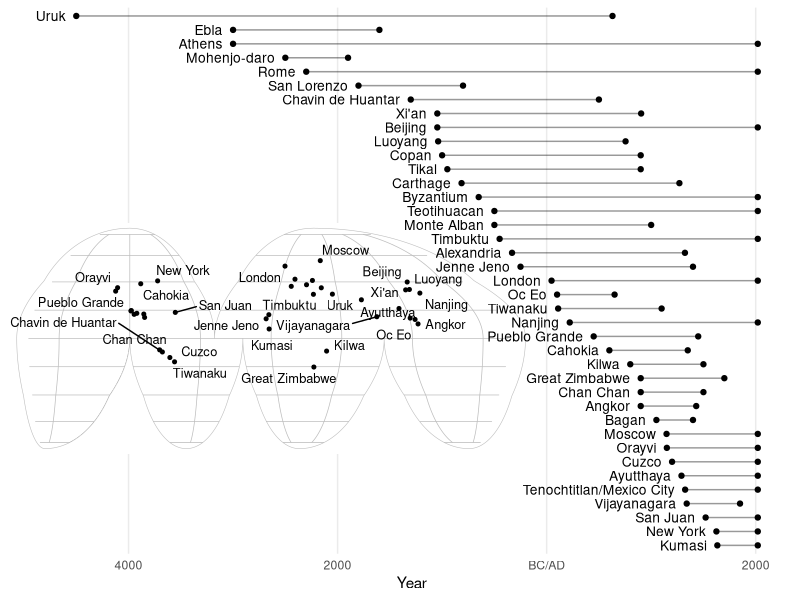
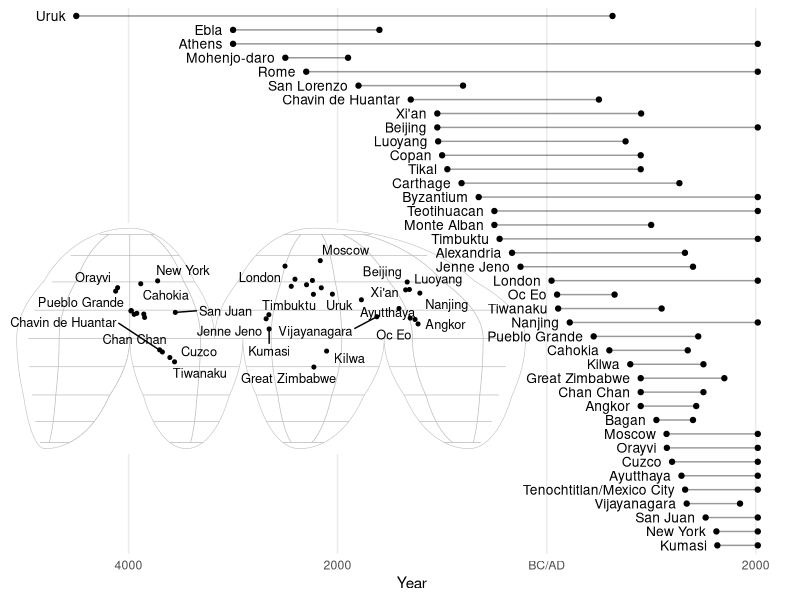
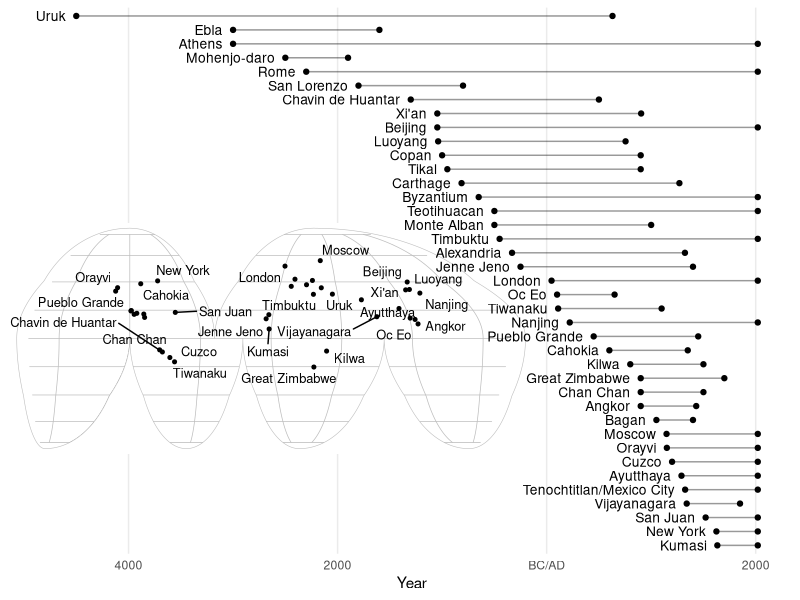

Write R code to recreate these figures, in order.
## ---- chunk 1
library(tidyverse)
library(sf)
library(rnaturalearth)
library(ggrepel)
## ---- chunk 2
sites <- read_csv('Site_LatLong.csv') %>%
  mutate(site = if_else(Site == 'Tenochitlan/Mexico City', 'Tenochtitlan/Mexico City', Site)) %>%
  mutate(site = if_else(site == 'Elba', 'Ebla', site)) %>%
  mutate(site = if_else(site == 'Ur', 'Uruk', site)) %>%
  select(-Site) %>%
  add_row(site = 'Cahokia', Lat = 38.653889, Long = -90.064444) %>%
  add_row(site = 'San Juan', Lat = 18.406389, Long = -66.063889) %>%
  st_as_sf(coords = c("Long", "Lat"), crs = "+proj=longlat +ellps=WGS84 +datum=WGS84 +no_defs") %>%
  filter(site != 'Pueblo Bonito')%>%
  mutate(site = if_else(str_detect(site, 'Timbukt'), 'Timbuktu', site)) %>%
  # remove extra sites
  filter(!(site %in% c('Scribe S', 'Sand Canyon Pueblo', 'Cuexcomate', 'Hawwiku', 'Walatowa', 'Byblos', 'Megiddo', 'Anyang', 'Xochicalco', 'Pueblo Bonito', 'Honey Bee Village', 'Calixtlahuaca', 'Tayasal', 'Santa Rita','Caracol')))
## ---- chunk 3
world_map <- ne_download(scale = 'small', type = 'land', category = 'physical', returnclass = 'sf')

crs_goode <- "+proj=igh"

lats <- c(
  90:-90, # right side down
  -90:0, 0:-90, # third cut bottom
  -90:0, 0:-90, # second cut bottom
  -90:0, 0:-90, # first cut bottom
  -90:90, # left side up
  90:0, 0:90, # cut top
  90 # close
)
longs <- c(
  rep(180, 181), # right side down
  rep(c(80.01, 79.99), each = 91), # third cut bottom
  rep(c(-19.99, -20.01), each = 91), # second cut bottom
  rep(c(-99.99, -100.01), each = 91), # first cut bottom
  rep(-180, 181), # left side up
  rep(c(-40.01, -39.99), each = 91), # cut top
  180 # close
)
goode_outline <- 
  list(cbind(longs, lats)) %>%
  st_polygon() %>%
  st_sfc(
    crs = "+proj=longlat +ellps=WGS84 +datum=WGS84 +no_defs"
  )

goode_outline <- st_transform(goode_outline, crs = crs_goode)

# get the bounding box in transformed coordinates and expand by 10%
xlim <- st_bbox(goode_outline)[c("xmin", "xmax")]*1.1
ylim <- st_bbox(goode_outline)[c("ymin", "ymax")]*1.1

# turn into enclosing rectangle
goode_encl_rect <- 
  list(
    cbind(
      c(xlim[1], xlim[2], xlim[2], xlim[1], xlim[1]), 
      c(ylim[1], ylim[1], ylim[2], ylim[2], ylim[1])
    )
  ) %>%
  st_polygon() %>%
  st_sfc(crs = crs_goode)

# calculate the area outside the earth outline as the difference
# between the enclosing rectangle and the earth outline
goode_without <- st_difference(goode_encl_rect, goode_outline)
## ---- chunk 4
a <- ggplot(world_map) + 
  geom_sf(fill = "lightgray", color = "gray", size = 0.5/.pt) +
  geom_sf(data = goode_without, fill = "white", color = "NA") +
  geom_sf(data = goode_outline, fill = NA, color = "gray", size = 0.5/.pt) +
  geom_sf(data = sites, color='black', size = 3/.pt) +
    geom_text_repel(data = sites, aes(geometry = geometry, label = site), stat = 'sf_coordinates', size = 3.25, force = 1.5) +
  coord_sf(crs = crs_goode, xlim = 0.95*xlim, ylim = 0.95*ylim, expand = FALSE) +
  cowplot::theme_minimal_grid() +
  labs(x = '', y = '') +
  theme(
    panel.background = element_rect(fill = "white", color = "white", size = 1),
    panel.grid.major = element_line(color = "gray", size = 0.25)
  ) 
## ---- chunk 5
new_dat <- read_csv('CityDatesDraft1 - Sheet1.csv') %>%
  mutate(start = pmin(`Start Occupation`, `Start Peak`, na.rm = TRUE),
         end = pmax(`End Occupation`, `End Peak`, na.rm = TRUE),
         site = `Site/City`) %>%
  # remove extra cities
  filter(!(site %in% c('Scribe S', 'Sand Canyon Pueblo', 'Cuexcomate', 'Hawwiku', 'Walatowa', 'Byblos', 'Megiddo', 'Anyang', 'Xochicalco', 'Pueblo Bonito', 'Honey Bee Village', 'Calixtlahuaca', 'Tayasal', 'Santa Rita', 'Caracol'))) %>%
  # add data for cities not in original file
  add_row(site = 'Mohenjo-daro', start = -2500, end = -1900) %>%
  add_row(site = 'Cahokia', start = 600, end = 1350) %>% # another start date given as 1050
  add_row(site = 'Moscow', start = 1147, end = 2020) %>%
  add_row(site= 'New York', start = 1624, end = 2020) %>%
  add_row(site = 'London', start = 47, end = 2020) %>%
  add_row(site = 'San Juan', start = 1521, end = 2020) %>%
  mutate(site = if_else(str_detect(site, 'Timbukt'), 'Timbuktu', site)) %>%
  mutate(end = if_else(end == 2000, 2020, end)) %>%
  mutate(end = if_else(site == 'Tiwanaku', 1100, end),
         start = if_else(site == 'Tiwanaku', 110, start),
         end = if_else(site == 'Teotihuacan', 2020, end))
## ---- chunk 6
b <- ggplot(new_dat, aes(y = reorder(site, -start))) +

  theme_minimal() +
  labs(x = 'Year', y = '') +
    scale_x_continuous(limits = c(-4600, 2020), breaks = seq(-6000,2000, 2000), labels = c('6000', '4000', '2000', 'BC/AD', '2000')) + 
  theme(axis.text.y = element_blank(), panel.grid.major.y = element_blank(), panel.grid.minor.x = element_blank())


b + annotation_custom(ggplotGrob(a), xmin = -5500, xmax = 0, ymin = 'Kumasi', ymax = 'Copan') +   geom_linerange(aes(xmin = start, xmax = end), alpha = .4) +
  geom_point(data = new_dat, aes(x = start, y = site)) +
    geom_point(data = new_dat, aes(x = end, y = site)) +  geom_text(data = new_dat, aes(x = start, label = site), nudge_x = -100, hjust = 1, size = 3.5)
## ---- chunk 7
ggsave('figure1.png', height = 6, width = 14, dpi = 400)
ggsave('figure1.pdf', height = 6, width = 14)
